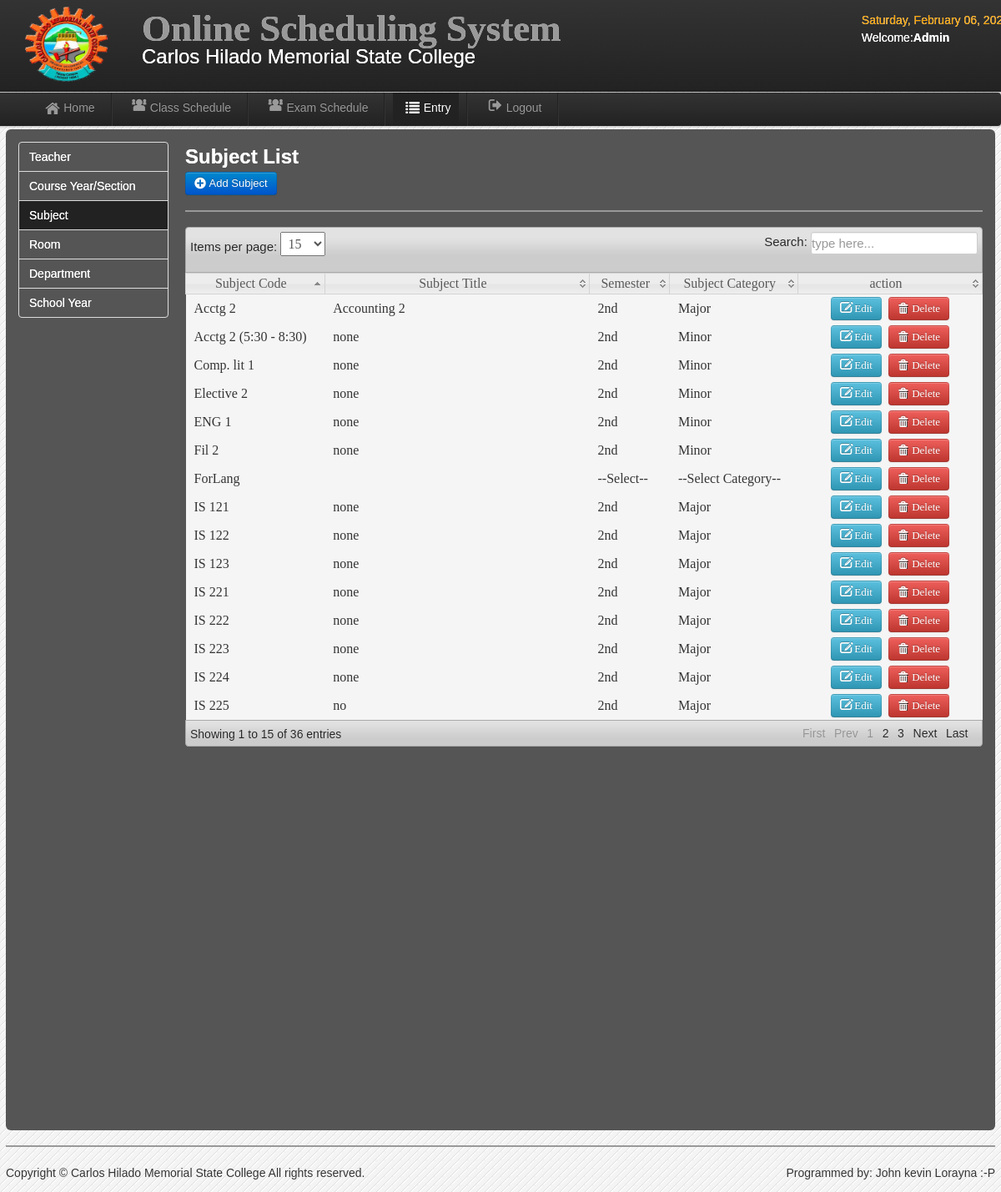
Screenshot of /admin/CIT_subject.php (signed in) with the database file from the repository.
### tables this page shows
CREATE TABLE `users` (
  `User_id` int(11) NOT NULL,
  `UserName` varchar(20) NOT NULL,
  `Password` varchar(20) NOT NULL,
  `User_Type` varchar(20) NOT NULL,
  `FirstName` varchar(30) NOT NULL,
  `LastName` varchar(30) NOT NULL,
  `College` varchar(20) NOT NULL
);

CREATE TABLE `subject` (
  `Subject_id` int(11) NOT NULL,
  `subject_code` varchar(100) NOT NULL,
  `subject_title` varchar(100) NOT NULL,
  `subject_category` varchar(100) NOT NULL,
  `semester` varchar(50) NOT NULL,
  `Lab_hours` varchar(50) NOT NULL,
  `lecture_hours` varchar(50) NOT NULL,
  `total` varchar(40) NOT NULL
);

### admin/session.php (called while the page is built, shortened)
<?php
        $id_session=$_SESSION['id'];
?>

### admin/CIT_subject.php (the view, shortened to what this page needs)
<?php include('session.php'); include('header.php'); include('dbcon.php'); ?>
<body>
<?php include('nav-top1.php'); ?>
  <div class="navbar navbar-fixed-top1">
    <div class="navbar-inner">
    <div class="container">
	<div class="marg">
    <ul class="nav">
  <li>
    <a href="user_home.php"><i class="icon-home icon-large"></i>Home</a>
  </li>
   <li class="divider-vertical"></li>
  <li><a href="user_schedule.php"><i class="icon-group icon-large"></i>Class Schedule</a></li>
   <li class="divider-vertical"></li>
    <li><a href="CIT_exam_schedule.php"><i class="icon-group icon-large"></i>Exam Schedule</a></li>
   <li class="divider-vertical"></li>
  <li class="active"><a href="CIT_record.php"><i class="icon-list icon-large"></i>Entry</a></li>
   <li class="divider-vertical"></li>
  <li><a id="logout" data-toggle="modal" href="#myModal"><i class="icon-signout icon-large"></i>Logout</a></li>
   <li class="divider-vertical"></li>
</ul>
    </div>
    </div>
    </div>
    </div>
<div class="wrapper">
<div id="element" class="hero-body">
<div class="left-nav">
<ul class="nav nav-tabs nav-stacked">
  <li><a href="CIT_record.php"><font color="white">Teacher</font></a></li>
  <li><a href="CIT_course.php"><font color="white">Course Year/Section</font></a></li>
  <li  class="active"><a href="CIT_subject.php"><font color="white">Subject</font></a></li>
  <li><a href="CIT_room.php"><font color="white">Room</font></a></li>
  <li><a href="CIT_department.php"><font color="white">Department</font></a></li>
  <li><a href="CIT_shool_year.php"><font color="white">School Year</font></a></li>
</ul>
</div>
<div class="right-nav-content">
<h2><font color="white">Subject List</font></h2>
	<a class="btn btn-primary"  href="CIT_add_subject.php">  <i class="icon-plus-sign icon-large"></i>&nbsp;Add Subject</a>
	<hr>
	<table class="users-table">
<div class="demo_jui">
		<table cellpadding="0" cellspacing="0" border="0" class="display" id="log" class="jtable">
			<thead>
				<tr>
				<th>Subject Code</th>
				<th>Subject Title</th>
				<th>Semester</th>
				<th>Subject Category</th>
				<th>action</th>
				</tr>
			</thead>
			<tbody>
<?php
$result=mysqli_query($conn,"select * from subject")or die(mysqli_error());
while($row=mysqli_fetch_array($result)){ $id=$row['Subject_id'];
 ?>
<tr class="del<?php echo $id ?>">
	<td><?php echo $row['subject_code']; ?></td>
	<td><?php echo $row['subject_title']; ?></td>
	<td><?php echo $row['semester']; ?></td>
	<td><?php echo $row['subject_category']; ?></td>
	<td align="center" width="200">
	<a class="btn btn-info" href="CIT_edit_subject.php<?php echo '?id='.$id; ?>"><i class="icon-edit icon-large"></i>&nbsp;Edit</a>&nbsp;
	<a class="btn btn-danger1"  id="<?php echo $id; ?>">  <i class="icon-trash icon-large"></i>&nbsp;Delete</a>
</td>
<?php } ?>
	</tr>
			</tbody>
		</table>
</div>
	</div>
<?php include('footer.php');?>
</div>
</body>

### admin/nav-top1.php
	<div class="navbar navbar-fixed-top">
	<div class="navbar-inner">
	<div class="container">
		<a class="branded">
		<img src="img/chmsc.png" width="100" height="90">
 	</a>
	<a class="brand">
	 <h1>Online Scheduling System</h1>
	 <div class="chmsc_nav"><font size="5" style="Bookman Old Style" color="white">Carlos Hilado Memorial State College</font></div>
 	</a>
<div class="time_top">
<font color="orange">
  <?php
 $Today=date('y:m:d');
$new=date('l, F d, Y',strtotime($Today));
echo $new; ?>
</font>
<?php
$logout_query=mysqli_query($conn,"select * from users where User_id=$id_session");
$row=mysqli_fetch_array($logout_query);
$type=$row['User_Type'];
?>
<p><font color="white">Welcome:<b><?php echo $type;?></b>
<?php echo $row['College'] ?></p></font>
</div>
	</div>
	</div>
	</div>

### admin/css/style.css (style rules this page uses)
* { margin:0; padding:0; }
body { font-family:"Trebuchet MS", "Myriad Pro", Arial, sans-serif; font-size:14px; background:#f4f4f4 url(../img/bg.gif) repeat top left; color:#333; text-shadow:0px 0px 0px #fff;; }
h1 { font-size:45px; }
a { color:#777; }
p { padding:5px 0px; }
.wrapper { width:1186px; margin:10px auto; min-height:550px; }

### admin/css/datatable/demo_table_jui.css (style rules this page uses)
table.display thead th { cursor: pointer; padding: 3px 0 3px 10px; }
table.display { border-collapse: collapse; clear: both; margin: 0 auto; width: 100%; }
table.display td { padding: 3px 10px; }
tr.odd { background-color: #F5F5F5; }
tr.even { background-color: #F5F5F5; }
tr.odd td.sorting_1 { background-color: F5F5F5; }
tr.even td.sorting_1 { background-color: F5F5F5; }

### rows the page displays
users: User_Type "Admin"
subject: subject_code "IS 225", subject_title "no", semester "2nd", subject_category "Major"
subject: subject_code "Acctg 2", subject_title "Accounting 2", semester "2nd", subject_category "Major"
subject: subject_code "IS 121", subject_title "none", semester "2nd", subject_category "Major"
subject: subject_code "IS 223", subject_title "none", semester "2nd", subject_category "Major"
subject: subject_code "IS 224", subject_title "none", semester "2nd", subject_category "Major"
subject: subject_code "IS 123", subject_title "none", semester "2nd", subject_category "Major"
subject: subject_code "IS 122", subject_title "none", semester "2nd", subject_category "Major"
subject: subject_code "IS 222", subject_title "none", semester "2nd", subject_category "Major"
subject: subject_code "IS 221", subject_title "none", semester "2nd", subject_category "Major"
subject: subject_code "Fil 2", subject_title "none", semester "2nd", subject_category "Minor"
subject: subject_code "ENG 1", subject_title "none", semester "2nd", subject_category "Minor"
subject: subject_code "ForLang", semester "--Select--", subject_category "--Select Category--"
subject: subject_code "Acctg 2 (5:30 - 8:30)", subject_title "none", semester "2nd", subject_category "Minor"
subject: subject_code "Elective 2", subject_title "none", semester "2nd", subject_category "Minor"
subject: subject_code "Comp. lit 1", subject_title "none", semester "2nd", subject_category "Minor"
